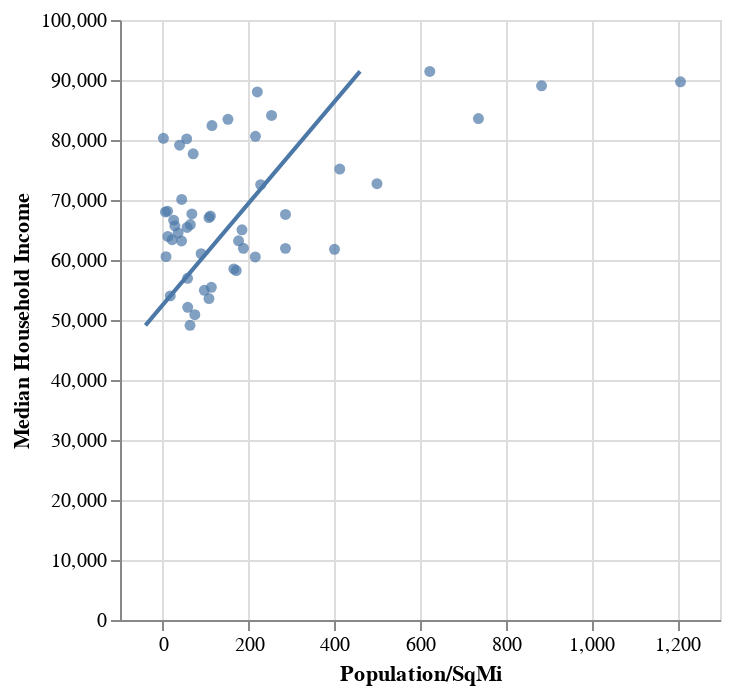

The notebook cell this image was saved under:
### Markdown cell above
creating integer value for median income

### Code cell
merged_population_income['Income_Integer'] = merged_population_income['Median Household income'].replace('[\$,]', '', regex=True).astype(int)
merged_population_income['Population/SqMi'] = pd.to_numeric(merged_population_income['Population/SqMi'], errors='coerce')
scatter = alt.Chart(merged_population_income).mark_circle().encode(
    y= alt.Y('Income_Integer',title="Median Household Income"),
    x='Population/SqMi',
    tooltip=['State:N', 'Income_Integer:Q', 'Population/SqMi:Q']
)
regressionline = scatter.transform_regression('Income_Integer', 'Population/SqMi').mark_line()
combined_chart = (scatter + regressionline)
combined_chart.interactive()

### Figure 1 — Vega-Lite specification as saved in the notebook (floating-point values rounded to 4 significant figures)
{"config": {"view": {"continuousWidth": 300, "continuousHeight": 300}}, "layer": [{"mark": {"type": "circle"}, "encoding": {"tooltip": [{"field": "State", "type": "nominal"}, {"field": "Income_Integer", "type": "quantitative"}, {"field": "Population/SqMi", "type": "quantitative"}], "x": {"field": "Population/SqMi", "type": "quantitative"}, "y": {"field": "Income_Integer", "title": "Median Household Income", "type": "quantitative"}}, "name": "view_4"}, {"mark": {"type": "line"}, "encoding": {"tooltip": [{"field": "State", "type": "nominal"}, {"field": "Income_Integer", "type": "quantitative"}, {"field": "Population/SqMi", "type": "quantitative"}], "x": {"field": "Population/SqMi", "type": "quantitative"}, "y": {"field": "Income_Integer", "title": "Median Household Income", "type": "quantitative"}}, "transform": [{"on": "Income_Integer", "regression": "Population/SqMi"}]}], "data": {"name": "data-576e63821e2de8e2c27960e0673ef48f"}, "params": [{"name": "param_4", "select": {"type": "interval", "encodings": ["x", "y"]}, "bind": "scales", "views": ["view_4"]}], "$schema": "https://vega.github.io/schema/vega-lite/v5.15.1.json", "datasets": {"data-576e63821e2de8e2c27960e0673ef48f": [{"State": "Alabama", "Population": 4903185, "id": 1, "Median Household income": "$54,943", "Land mi2": 50645, "Population/SqMi": 96.81, "Income_Integer": 54943}, {"State": "Alaska", "Population": 731545, "id": 2, "Median Household income": "$80,287", "Land mi2": 570641, "Population/SqMi": 1.282, "Income_Integer": 80287}, {"State": "Arizona", "Population": 7278717, "id": 4, "Median Household income": "$65,913", "Land mi2": 113594, "Population/SqMi": 64.08, "Income_Integer": 65913}, {"State": "Arkansas", "Population": 3017804, "id": 5, "Median Household income": "$52,123", "Land mi2": 52035, "Population/SqMi": 58.0, "Income_Integer": 52123}, {"State": "California", "Population": 39512223, "id": 6, "Median Household income": "$84,097", "Land mi2": 155779, "Population/SqMi": 253.6, "Income_Integer": 84097}, {"State": "Colorado", "Population": 5758736, "id": 8, "Median Household income": "$80,184", "Land mi2": 103642, "Population/SqMi": 55.56, "Income_Integer": 80184}, {"State": "Connecticut", "Population": 3565287, "id": 9, "Median Household income": "$83,572", "Land mi2": 4842, "Population/SqMi": 736.3, "Income_Integer": 83572}, {"State": "Delaware", "Population": 973764, "id": 10, "Median Household income": "$72,724", "Land mi2": 1949, "Population/SqMi": 499.6, "Income_Integer": 72724}, {"State": "Florida", "Population": 21477737, "id": 12, "Median Household income": "$61,777", "Land mi2": 53625, "Population/SqMi": 400.5, "Income_Integer": 61777}, {"State": "Georgia", "Population": 10617423, "id": 13, "Median Household income": "$65,030", "Land mi2": 57513, "Population/SqMi": 184.6, "Income_Integer": 65030}, {"State": "Hawaii", "Population": 1415872, "id": 15, "Median Household income": "$88,005", "Land mi2": 6423, "Population/SqMi": 220.4, "Income_Integer": 88005}, {"State": "Idaho", "Population": 1787065, "id": 16, "Median Household income": "$63,377", "Land mi2": 82643, "Population/SqMi": 21.62, "Income_Integer": 63377}, {"State": "Illinois", "Population": 12671821, "id": 17, "Median Household income": "$72,563", "Land mi2": 55519, "Population/SqMi": 228.2, "Income_Integer": 72563}, {"State": "Indiana", "Population": 6732219, "id": 18, "Median Household income": "$61,944", "Land mi2": 35826, "Population/SqMi": 187.9, "Income_Integer": 61944}, {"State": "Iowa", "Population": 3155070, "id": 19, "Median Household income": "$65,429", "Land mi2": 55857, "Population/SqMi": 56.48, "Income_Integer": 65429}, {"State": "Kansas", "Population": 2913314, "id": 20, "Median Household income": "$64,521", "Land mi2": 81759, "Population/SqMi": 35.63, "Income_Integer": 64521}, {"State": "Kentucky", "Population": 4467673, "id": 21, "Median Household income": "$55,454", "Land mi2": 39486, "Population/SqMi": 113.1, "Income_Integer": 55454}, {"State": "Louisiana", "Population": 4648794, "id": 22, "Median Household income": "$53,571", "Land mi2": 43204, "Population/SqMi": 107.6, "Income_Integer": 53571}, {"State": "Maine", "Population": 1344212, "id": 23, "Median Household income": "$63,182", "Land mi2": 30843, "Population/SqMi": 43.58, "Income_Integer": 63182}, {"State": "Maryland", "Population": 6045680, "id": 24, "Median Household income": "$91,431", "Land mi2": 9707, "Population/SqMi": 622.8, "Income_Integer": 91431}, {"State": "Massachusetts", "Population": 6892503, "id": 25, "Median Household income": "$89,026", "Land mi2": 7800, "Population/SqMi": 883.7, "Income_Integer": 89026}, {"State": "Michigan", "Population": 9986857, "id": 26, "Median Household income": "$63,202", "Land mi2": 56539, "Population/SqMi": 176.6, "Income_Integer": 63202}, {"State": "Minnesota", "Population": 5639632, "id": 27, "Median Household income": "$77,706", "Land mi2": 79627, "Population/SqMi": 70.83, "Income_Integer": 77706}, {"State": "Mississippi", "Population": 2976149, "id": 28, "Median Household income": "$49,111", "Land mi2": 46923, "Population/SqMi": 63.43, "Income_Integer": 49111}, {"State": "Missouri", "Population": 6137428, "id": 29, "Median Household income": "$61,043", "Land mi2": 68742, "Population/SqMi": 89.28, "Income_Integer": 61043}, {"State": "Montana", "Population": 1068778, "id": 30, "Median Household income": "$60,560", "Land mi2": 145546, "Population/SqMi": 7.343, "Income_Integer": 60560}, {"State": "Nebraska", "Population": 1934408, "id": 31, "Median Household income": "$66,644", "Land mi2": 76824, "Population/SqMi": 25.18, "Income_Integer": 66644}, {"State": "Nevada", "Population": 3080156, "id": 32, "Median Household income": "$65,686", "Land mi2": 109781, "Population/SqMi": 28.06, "Income_Integer": 65686}, {"State": "New Hampshire", "Population": 1359711, "id": 33, "Median Household income": "$83,449", "Land mi2": 8953, "Population/SqMi": 151.9, "Income_Integer": 83449}, {"State": "New Jersey", "Population": 8882190, "id": 34, "Median Household income": "$89,703", "Land mi2": 7354, "Population/SqMi": 1208.0, "Income_Integer": 89703}, {"State": "New Mexico", "Population": 2096829, "id": 35, "Median Household income": "$54,020", "Land mi2": 121298, "Population/SqMi": 17.29, "Income_Integer": 54020}, {"State": "New York", "Population": 19453561, "id": 36, "Median Household income": "$75,157", "Land mi2": 47126, "Population/SqMi": 412.8, "Income_Integer": 75157}, {"State": "North Carolina", "Population": 10488084, "id": 37, "Median Household income": "$60,516", "Land mi2": 48618, "Population/SqMi": 215.7, "Income_Integer": 60516}, {"State": "North Dakota", "Population": 762062, "id": 38, "Median Household income": "$68,131", "Land mi2": 69001, "Population/SqMi": 11.04, "Income_Integer": 68131}, {"State": "Ohio", "Population": 11689100, "id": 39, "Median Household income": "$61,938", "Land mi2": 40861, "Population/SqMi": 286.1, "Income_Integer": 61938}, {"State": "Oklahoma", "Population": 3956971, "id": 40, "Median Household income": "$56,956", "Land mi2": 68595, "Population/SqMi": 57.69, "Income_Integer": 56956}, {"State": "Oregon", "Population": 4217737, "id": 41, "Median Household income": "$70,084", "Land mi2": 95988, "Population/SqMi": 43.94, "Income_Integer": 70084}, {"State": "Pennsylvania", "Population": 12801989, "id": 42, "Median Household income": "$67,587", "Land mi2": 44743, "Population/SqMi": 286.1, "Income_Integer": 67587}, {"State": "South Carolina", "Population": 5148714, "id": 46, "Median Household income": "$58,234", "Land mi2": 30061, "Population/SqMi": 171.3, "Income_Integer": 58234}, {"State": "South Dakota", "Population": 884659, "id": 47, "Median Household income": "$63,920", "Land mi2": 75811, "Population/SqMi": 11.67, "Income_Integer": 63920}, {"State": "Tennessee", "Population": 6829174, "id": 48, "Median Household income": "$58,516", "Land mi2": 41235, "Population/SqMi": 165.6, "Income_Integer": 58516}, {"State": "Texas", "Population": 28995881, "id": 49, "Median Household income": "$67,321", "Land mi2": 261232, "Population/SqMi": 111.0, "Income_Integer": 67321}, {"State": "Utah", "Population": 3205958, "id": 50, "Median Household income": "$79,133", "Land mi2": 82170, "Population/SqMi": 39.02, "Income_Integer": 79133}, {"State": "Vermont", "Population": 623989, "id": 51, "Median Household income": "$67,674", "Land mi2": 9217, "Population/SqMi": 67.7, "Income_Integer": 67674}, {"State": "Virginia", "Population": 8535519, "id": 53, "Median Household income": "$80,615", "Land mi2": 39490, "Population/SqMi": 216.1, "Income_Integer": 80615}, {"State": "Washington", "Population": 7614893, "id": 54, "Median Household income": "$82,400", "Land mi2": 66456, "Population/SqMi": 114.6, "Income_Integer": 82400}, {"State": "West Virginia", "Population": 1792147, "id": 55, "Median Household income": "$50,884", "Land mi2": 24038, "Population/SqMi": 74.55, "Income_Integer": 50884}, {"State": "Wisconsin", "Population": 5822434, "id": 56, "Median Household income": "$67,080", "Land mi2": 54158, "Population/SqMi": 107.5, "Income_Integer": 67080}, {"State": "Wyoming", "Population": 578759, "id": 72, "Median Household income": "$68,002", "Land mi2": 97093, "Population/SqMi": 5.961, "Income_Integer": 68002}]}}
